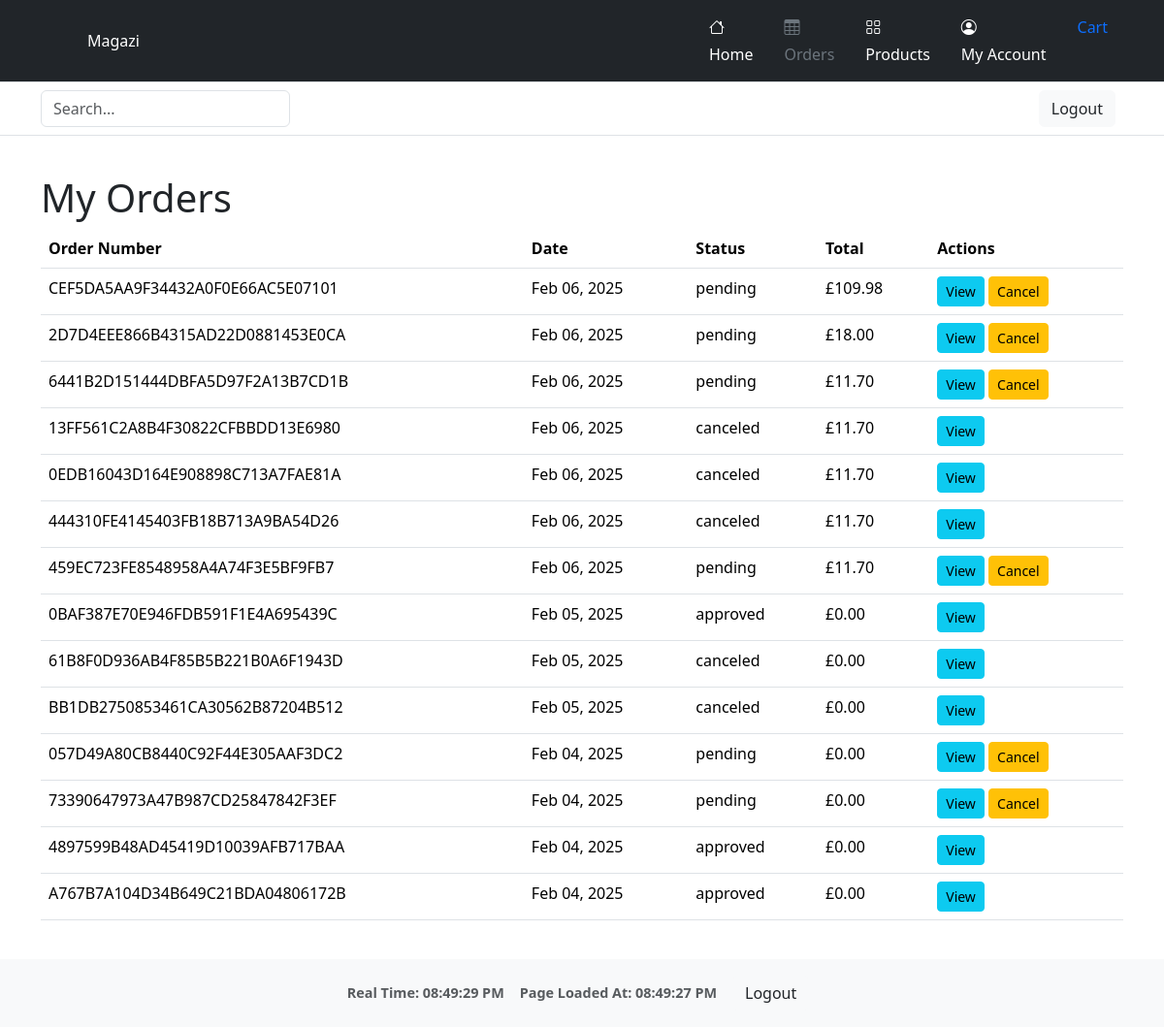
The app's page /orders/my-orders/ (signed in), older data.
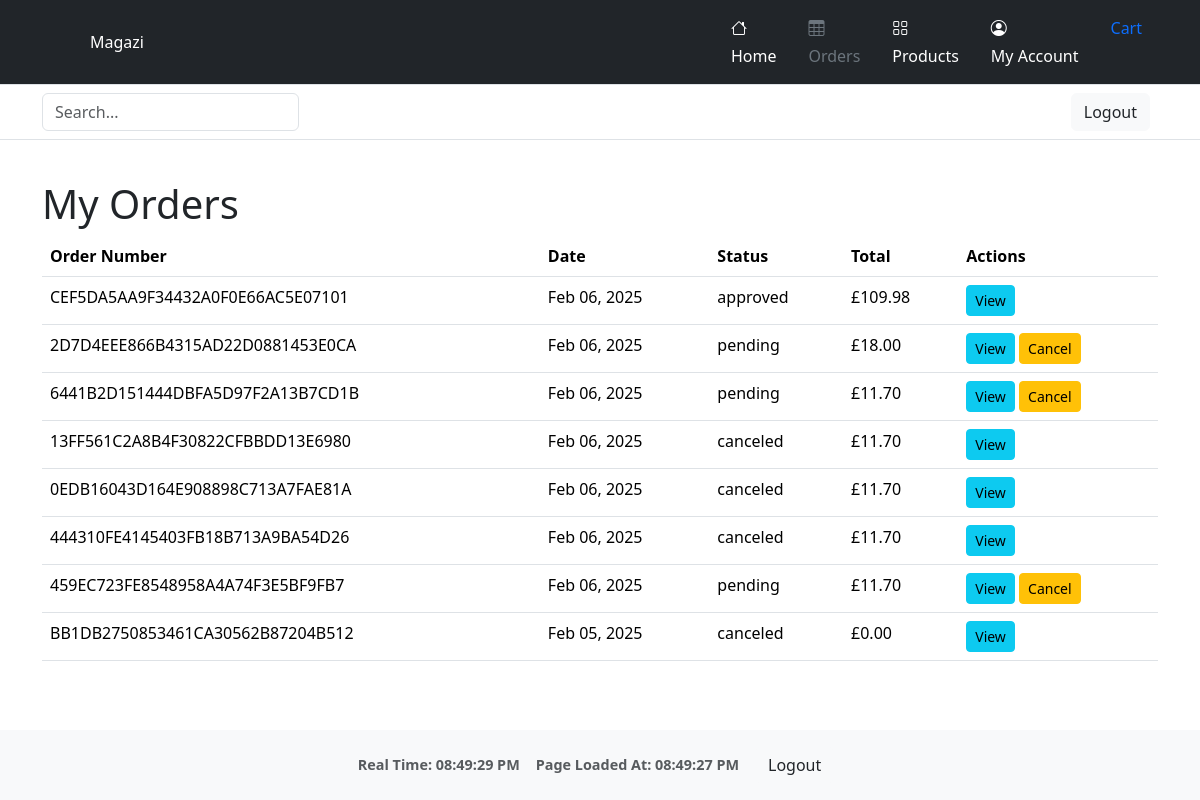
The same page, newer data.
### orders/models.py (models this page shows, shortened)
class Order(models.Model):
    order_number = models.CharField(max_length=32, null=False, editable=False)
    user = models.ForeignKey(settings.AUTH_USER_MODEL, on_delete=models.SET_NULL, null=True, blank=True)
    full_name = models.CharField(max_length=50, null=False, blank=False)
    email = models.EmailField(max_length=254, null=False, blank=False)
    phone_number = models.CharField(max_length=20, null=False, blank=False)
    country = CountryField(blank_label='Country *', null=False, blank=False)
    postcode = models.CharField(max_length=20, null=True, blank=True)
    town_or_city = models.CharField(max_length=40, null=False, blank=False)
    street_address1 = models.CharField(max_length=80, null=False, blank=False)
    street_address2 = models.CharField(max_length=80, null=True, blank=True)
    county = models.CharField(max_length=80, null=True, blank=True)
    date = models.DateTimeField(auto_now_add=True)
    delivery_cost = models.DecimalField(max_digits=6, decimal_places=2, null=False, default=0)
    order_total = models.DecimalField(max_digits=10, decimal_places=2, null=False, default=0)
    grand_total = models.DecimalField(max_digits=10, decimal_places=2, null=False, default=0)
    stripe_pid = models.CharField(max_length=254, null=False, blank=False, default='')
    status = models.CharField(max_length=20, default='pending')  # e.g. pending, delivered, canceled
    comments = models.TextField(blank=True)

### orders/views.py (the view)
# urls.py: path('my-orders/', views.my_orders, name='my_orders'),
@login_required
def my_orders(request):
    orders = Order.objects.filter(user=request.user).order_by('-date')
    return render(request, 'orders/my_orders.html', {'orders': orders})

### cart/context.py (called while the page is built, shortened)
def cart_summary(request):
    cart = request.session.get('cart', {})
    cart_items = []
    total = 0
    return {'cart_total': total, 'cart_items': cart_items}

### orders/templatetags/group_filters.py (called while the page is built)
@register.filter(name='in_group')
def in_group(user, group_name):
    return user.groups.filter(name=group_name).exists()

### orders/templates/orders/my_orders.html
{% extends "base.html" %}
{% block content %}
<div class="container my-4">
    <h1>My Orders</h1>
    {% if orders %}
    <table class="table">
        <thead>
            <tr>
                <th>Order Number</th>
                <th>Date</th>
                <th>Status</th>
                <th>Total</th>
                <th>Actions</th>
            </tr>
        </thead>
        <tbody>
            {% for order in orders %}
            <tr>
                <td>{{ order.order_number }}</td>
                <td>{{ order.date|date:"M d, Y" }}</td>
                <td>{{ order.status }}</td>
                <td>£{{ order.grand_total }}</td>
                <td>
                    <a href="{% url 'orders:order_detail' order.order_number %}" class="btn btn-sm btn-info">View</a>
                    {% if order.status == "pending" %}
                        <a href="{% url 'orders:cancel_order' order.order_number %}" class="btn btn-sm btn-warning">Cancel</a>
                    {% endif %}
                </td>
            </tr>
            {% endfor %}
        </tbody>
    </table>
    {% else %}
    <p>You have no orders.</p>
    {% endif %}
</div>
{% endblock %}

Row changes from the older to the newer data that the page shows:
removed Order: order_number "0BAF387E70E946FDB591F1E4A695439C", date "Feb 05, 2025", status "approved", grand_total "0.00"
removed Order: order_number "61B8F0D936AB4F85B5B221B0A6F1943D", date "Feb 05, 2025", status "canceled", grand_total "0.00"
removed Order: order_number "057D49A80CB8440C92F44E305AAF3DC2", date "Feb 04, 2025", status "pending", grand_total "0.00", shows "Cancel"
removed Order: order_number "73390647973A47B987CD25847842F3EF", date "Feb 04, 2025", status "pending", grand_total "0.00", shows "Cancel"
removed Order: order_number "4897599B48AD45419D10039AFB717BAA", date "Feb 04, 2025", status "approved", grand_total "0.00"
removed Order: order_number "A767B7A104D34B649C21BDA04806172B", date "Feb 04, 2025", status "approved", grand_total "0.00"
changed Order "CEF5DA5AA9F34432A0F0E66AC5E07101": status "pending" → "approved"; no longer shows "Cancel"
